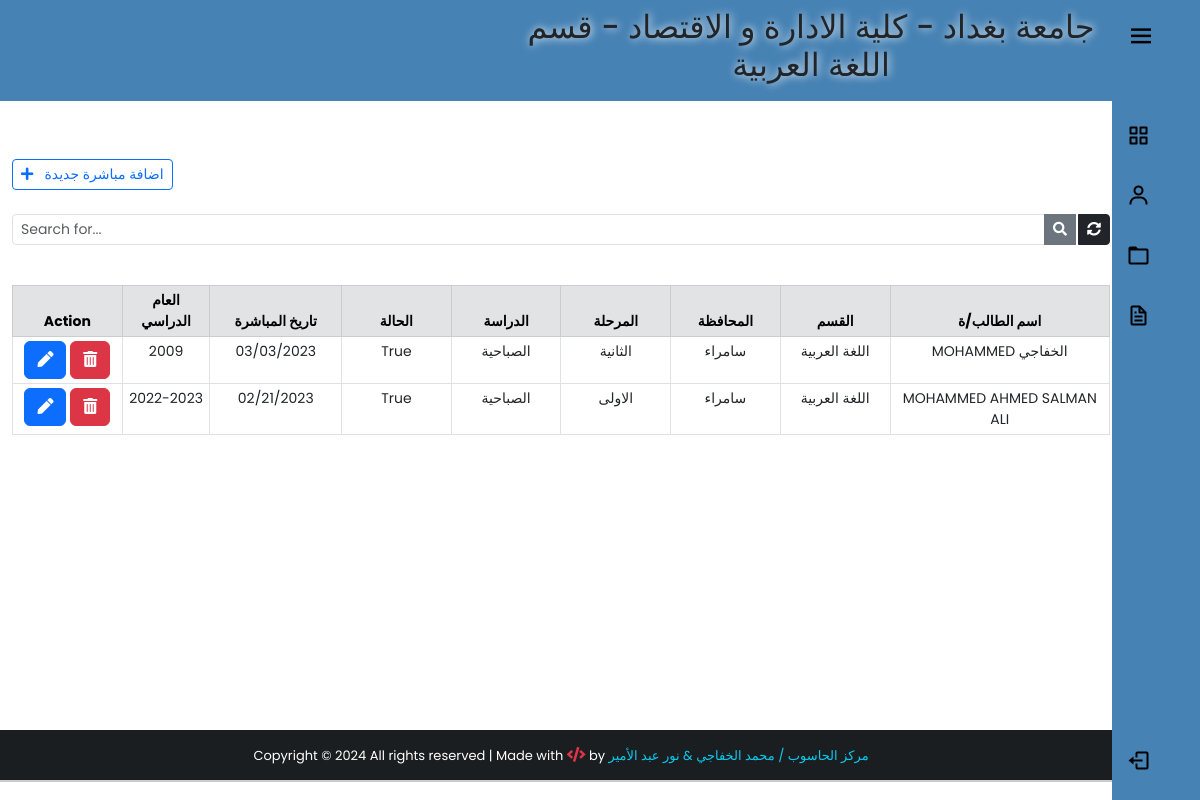
Page /backend-allstudents/ (signed in) on the committed database.
### app/models.py (models this page shows, shortened)
class UserProfile(models.Model):
    user = models.OneToOneField(User,on_delete=models.PROTECT,verbose_name="اسم المستخدم")
    Dname = models.ForeignKey(Department,on_delete=models.PROTECT,verbose_name="القسم")
    Cname = models.ForeignKey(City,on_delete=models.PROTECT,verbose_name="المحافظة")
    class Meta:
        verbose_name_plural = "بروفايل المستخدمين"

class Department(models.Model):
    Dname = models.CharField(max_length=100,verbose_name="القسم")
    def __str__(self):
        return self.Dname
    class Meta:
        verbose_name_plural = "الاقسام العلمية"

class AllStudents(models.Model):
    stage_list = (
        ("الاولى", "الاولى"),
        ("الثانية", "الثانية"),
        ("الثالثة", "الثالثة"),
        ("الرابعة", "الرابعة"),
    )
    study_list = (
        ("الصباحية", "الصباحية"),
        ("المسائية", "المسائية"),
    )
    user = models.CharField(max_length=100, verbose_name="اسم المستخدم")
    name = models.CharField(max_length=100, verbose_name="اسم الطالب/ة")
    Dname = models.CharField(max_length=100, verbose_name="القسم")
    Cname = models.CharField(max_length=100, verbose_name="المحافظة")
    stage = models.CharField(max_length=50, verbose_name="المرحلة", choices=stage_list,)
    state = models.BooleanField(max_length=100, verbose_name="مباشرة",default=True,null=True,blank=True)
    date = models.DateField(verbose_name="تاريخ المباشرة",null=True,blank=True)
    year = models.CharField(max_length=50, verbose_name="العام الدراسي")
    study = models.CharField(max_length=20,verbose_name="الدراسة", choices=study_list,null=True)
    note = models.TextField(blank=True, null=True, verbose_name="الملاحظات")
    img = models.ImageField(upload_to="%y/%m",null=True,blank=True)
    created_at = models.DateTimeField(auto_now_add=True)
    class Meta:
        verbose_name_plural = 'مباشرات الطلبة'

### app/views.py (the view)
# urls.py: path('backend-allstudents/',views.backend_all_student,name="backend_all_student"),
@cache_control(no_cache=True, must_revalidate=True, no_store=True)
@login_required(login_url='login')
def backend_all_student(request):
    if 'q' in request.GET:
        q = request.GET['q']
        user = request.user.userprofile
        all_student_list = AllStudents.objects.filter(
            Q(name__icontains=q) | Q(stage=q) | Q(study=q)
        ).order_by('-created_at')
        all_student_list=all_student_list.filter(Dname=user.Dname,Cname=user.Cname,user=user.user)
    else:
        user = request.user.userprofile
        all_student_list = AllStudents.objects.all().filter(
            user=user.user, Dname=user.Dname, Cname=user.Cname).order_by('-created_at','stage')
    paginator = Paginator(all_student_list, 5)
    page = request.GET.get('page')
    all_students = paginator.get_page(page)
    context = {
        'allstd': all_students,
        'user': user,
    }
    return render(request, 'AllStudents/backend-allstudents.html', context)

### app/models.py (called while the page is built)
    def __str__(self):
        return self.Cname

### app/templates/AllStudents/backend-allstudents.html (shortened to what this page needs)
{% extends 'base2.html' %}
{% block content %}
<div class="container" style="padding-top:10px;">
     <br><br>
     <div class="d-flex justify-content-between">
          <a href="{% url 'add_allstudent' %}" class="btn btn-outline-primary btn-sm"> <i class="fas fa-plus"></i>&nbsp;&nbsp; اضافة مباشرة جديدة</a>
     </div>
     <form action="">
          <div class="input-group input-group-sm mb-3 mt-4">
               <input type="text" name="q" class="form-control" placeholder="Search for..." value="{{ request.GET.q }}">
               <button class="btn btn-secondary"><i class="fas fa-search"></i></button>
               <a href="{% url 'backend_all_student' %}" class="btn btn-dark" style="margin-left:2px;"><i class="fas fa-sync-alt"></i></a>
          </div>
     </form>
     <center>
          <table class="table table-bordered table-sm mt-4" style="text-align: center; font-size: 14px;">
               <thead class="table-secondary">
                  <div class="row">
                    <tr>
                         <th class="col-lg-2 col-sm-1" style="width:10%;" colspan="1">Action</th>
                         <th class="col-lg-2 col-sm-1" style="width:8%;">العام الدراسي</th>
                         <th class="col-lg-2 col-sm-1" style="width:12%;">تاريخ المباشرة</th>
                         <th class="col-lg-2 col-sm-1" style="width:10%;">الحالة</th>
                         <th class="col-lg-2 col-sm-1" style="width:10%;">الدراسة </th>
                         <th class="col-lg-2 col-sm-1" style="width:10%;">المرحلة </th>
                         <th class="col-lg-2 col-sm-1" style="width:10%;">المحافظة</th>
                         <th class="col-lg-2 col-sm-1" style="width:10%;">القسم</th>
                         <th class="col-lg-2 col-sm-1" style="width:20%;">اسم الطالب/ة</th>
                    </tr>
              </div>
               </thead>
               {% for std in allstd %}
               <tr>
                     <td id="responsive-border">
                         <a href="/all_student/{{std.id}}" class="btn btn-primary " title="Edit patient">
                              <i class="fas fa-pen"></i>
                         </a>
                         <a class="btn btn-secondary btn-danger" title="Remove patient" data-bs-toggle="modal" data-bs-target="#deleteModal{{std.pk}}">
                              <i class="fas fa-trash-alt"></i>
                         </a>
                     </td>
                    <td id="responsive-border"data-label="العام الدراسي">{{std.year}}</td>
                     <td id="responsive-border"data-label="تاريخ المباشرة">{{std.date | date:'m/d/Y'}}</td>
                    <td id="responsive-border"data-label="الحالة">{{std.state}}</td>
                    <td id="responsive-border"data-label="الدراسة">{{std.study}}</td>
                    <td id="responsive-border"data-label="المرحلة">{{std.stage}}</td>
                    <td id="responsive-border"data-label="المحافظة">{{std.Cname}}</td>
                    <td id="responsive-border"data-label="القسم">{{std.Dname}}</td>
                    <td id="responsive-border"data-label="اسم الطالب/ة">{{std.name}}</td>
               </tr>
               {% endfor %}
          </table>
     </center>
    <br> <br>
     </div>
{% endblock content %}

### app/templates/base2.html (shortened to what this page needs)
{% load static %}
<!DOCTYPE html>
<html lang="en">
  <head>
    <link
      rel="stylesheet"
      href="https://cdn.jsdelivr.net/npm/bootstrap@5.3.0-alpha1/dist/css/bootstrap.min.css"
    />
    <link
      rel="stylesheet"
      href="https://use.fontawesome.com/releases/v5.15.4/css/all.css"
    />
    <link rel="stylesheet" href="{% static 'css/bootstrap.css' %}" />
    <link rel="stylesheet" href="{% static 'css/style.css' %}" />
  </head>
  <body style="overflow: scroll">
    {% include 'sidebar-dark.html' %}
    <div class="wrapper">
      <header id="hpage">
        <nav
          class="navbar navbar-expand-id navbar-dark"
          style="background-color: steelblue; text-align: center"
        >
          <h2 class="text-dark text-outline-primary font-effect-fire" style="
          margin-left:500px; text-shadow: #fff 1px 0 10px; font-family: "Sofia",
          sans-serif; font-size: 20px;"> جامعة بغداد - كلية الادارة و الاقتصاد -
          قسم {{user.Dname}}
        </nav>
      </header>
      {% block content %} {% endblock content %}
    </div>
    {% include 'footer.html' %}
  </body>
</html>

### std_collage/static/css/style.css (style rules this page uses)
html , body { margin: 0; max-width: 100%; }
.wrapper { min-height:100%; margin-bottom: -70px; }

### std_collage/static/css/sidebar-dark.css (style rules this page uses)
* { margin: 0; padding: 0; box-sizing: border-box; font-family: 'Poppins', sans-serif; }
:root { --body-color: white; --sidebar-color: steelblue; --primary-color: white; --primary-color-light: #F6F5FF; --toggle-color: black; --text-color: black; --tran-03: all 0.2s ease; --tran-03: all 0.3s ease; --tran-04: all 0.3s ease; --tran-05: all 0.3s ease; }
body { min-height: 100vh; background-color: var(--body-color); transition: var(--tran-05); }

### rows in the picture
UserProfile: Dname "اللغة العربية"
AllStudents: year "2009", date "03/03/2023", state "True", study "الصباحية", stage "الثانية", Cname "سامراء", Dname "اللغة العربية", name "MOHAMMED الخفاجي"
AllStudents: year "2022-2023", date "02/21/2023", state "True", study "الصباحية", stage "الاولى", Cname "سامراء", Dname "اللغة العربية", name "MOHAMMED AHMED SALMAN ALI"
